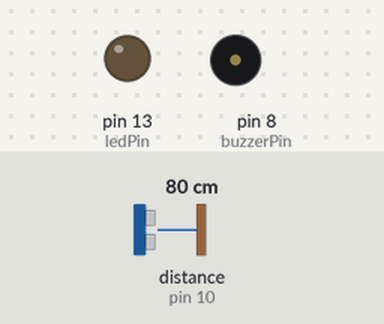
Recording of a sketch running on a simulated Arduino Uno, built with avr-gcc and run on an emulated ATmega328P. On the bench: output pins drawn as LEDs (lit = HIGH), buzzer (waves = sounding). Wiring (inferred from the names in the program): ultrasonic range finder: trigger pin 9; echo pin 10. The inputs (shaded band) are chosen by the test bench; at power-on: distance to the obstacle (sensor on pin 10) 80 cm. The echo pulse lasts 58.3 µs per cm; pins used as bus, display or sensor lines are not drawn.

Above: at 1.2 s.
1.3 s: distance to the obstacle (sensor on pin 10) set to 32 cm
2.8 s: distance to the obstacle (sensor on pin 10) set to 28 cm
At 3.27 s:
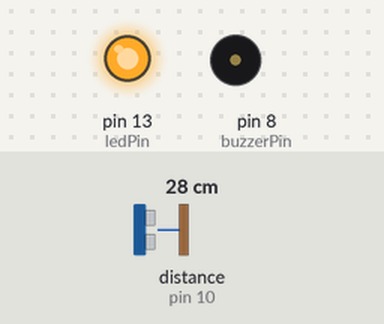
5.8 s: distance to the obstacle (sensor on pin 10) set to 7 cm
At 6.09 s:
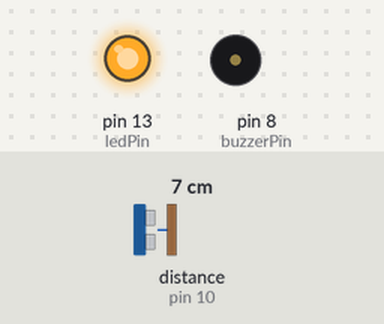
8.8 s: distance to the obstacle (sensor on pin 10) set to 4 cm
At 10.0 s:
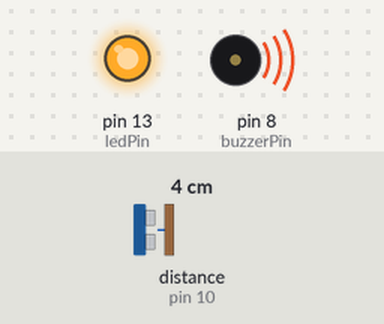
10.3 s: distance to the obstacle (sensor on pin 10) set to 35 cm
At 10.8 s:
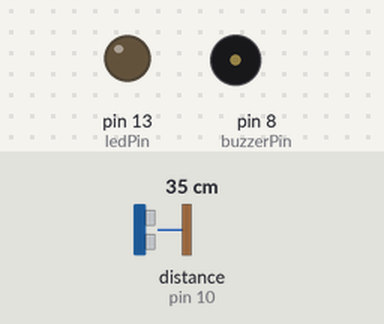
Timing chart, 0 to 12.8 s (numbered marks = the images above; inputs shaded):
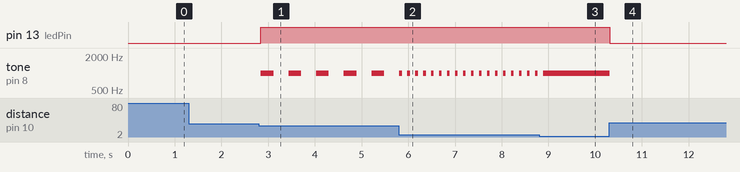

Measured:
- the behaviour switches between 31 and 30 cm on distance to the obstacle (sensor on pin 10) (found by bisection; images 0 and 1)
- the behaviour switches between 6 and 5 cm on distance to the obstacle (sensor on pin 10) (found by bisection; images 2 and 3)
- after the input at 1.3 s, every drawn part: stays the same
- after the input at 2.8 s, pin 13 (ledPin): LOW → HIGH after 0.05 s; tone on pin 8 (buzzerPin): alternates 1000 Hz for 0.27 s and silent for 0.32 s, starting after 0.05 s
- after the input at 5.8 s, tone on pin 8 (buzzerPin): alternates 1000 Hz for 0.06 s and silent for 0.11 s, starting after 0.07 s
- after the input at 8.8 s, tone on pin 8 (buzzerPin): goes on until 8.9 s, then stays 1000 Hz
- after the input at 10.3 s, pin 13 (ledPin): HIGH → LOW at once; tone on pin 8 (buzzerPin): 1000 Hz → silent at once

The sketch:

park_sensoru.ino
```cpp
const int trigPin = 9;
const int echoPin = 10;
const int ledPin = 13;
const int buzzerPin = 8;

long sure;
int mesafe;

void setup() {
  pinMode(trigPin, OUTPUT);
  pinMode(echoPin, INPUT);
  pinMode(ledPin, OUTPUT);
  pinMode(buzzerPin, OUTPUT);

  Serial.begin(9600);
}

void loop() {

  digitalWrite(trigPin, LOW);
  delayMicroseconds(2);
  digitalWrite(trigPin, HIGH);
  delayMicroseconds(10);
  digitalWrite(trigPin, LOW);

  sure = pulseIn(echoPin, HIGH);
  mesafe = sure * 0.034 / 2;


  if (mesafe > 0 && mesafe < 30) {
    digitalWrite(ledPin, HIGH);

    if (mesafe < 5) {

      tone(buzzerPin, 1000);
    } else {

      tone(buzzerPin, 1000);
      delay(mesafe * 10);
      noTone(buzzerPin);
      delay(mesafe * 10);
    }
  } else {

    digitalWrite(ledPin, LOW);
    noTone(buzzerPin);
  }

  delay(50);
}
```
